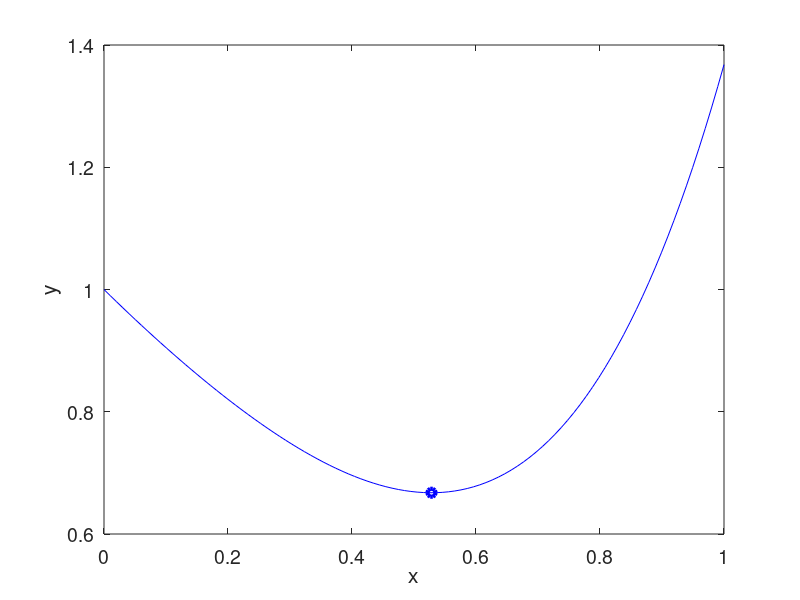

Recreate this plot in MATLAB. (Note: this script raises an error after producing the figure.)
addpath('../code');

set(0, 'defaultaxesfontsize', 14);
set(0, 'defaulttextfontsize', 14);


% исходные данные
f = @(X) X.^4 + exp(-X)
X = linspace(0, 1, 100);
[a b] = deal(0, 1)
e = 0.01

% вывод функции
plot(X, f(X), 'Color', 'b');
xlabel('x');
ylabel('y');
hold on;

% минимум
xm = fminbnd(f, a, b)
ym = f(xm)
plot(xm, ym, 'bo', 'LineWidth', 3);


[xm ym n Approx] = parab(f, a, b, e)

% строим параболы

% интерполяционный квадратный многочлен Ньютона
g = @(a0, a1, a2, x1, x2, X) a0 + a1 * (X - x1) + a2 * (X - x1) .* (X - x2);

for Coef = Approx' % итерация по строкам матрицы
    plot(X, g(Coef(1), Coef(2), Coef(3), Coef(4), Coef(5), X), 'Color', 'r');
    pause(1);
end

plot(xm, ym, 'ro', 'LineWidth', 3);


pause
